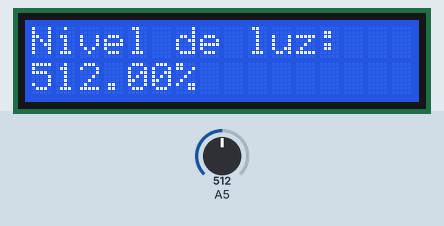
Bench run of a sketch on a simulated Arduino Uno, built with avr-gcc and run on an emulated ATmega328P. On the bench: 16×2 character LCD. The test bench sets the inputs (shaded band); at power-on: A5 = 512.

Above: at 1.2 s.
1.3 s: A5 set to 716
At 3.1 s:
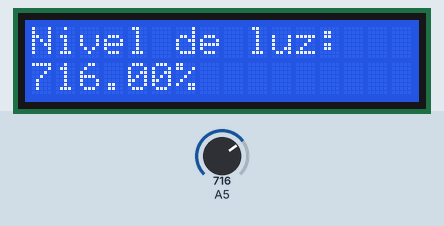
3.5 s: A5 set to 900
At 5.2 s:
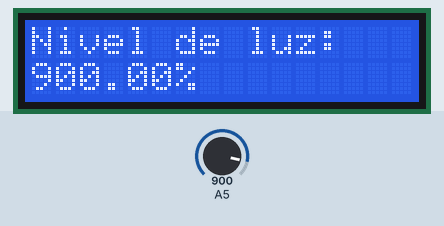
5.5 s: A5 set to 1023
At 7.2 s:
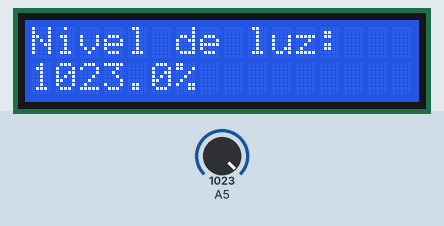
Timing chart, 0 to 8.7 s (numbered marks = the images above; inputs shaded):
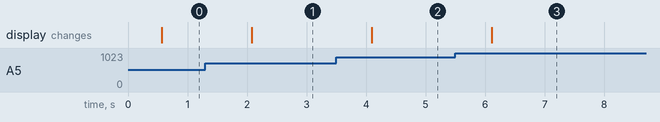

The sketch:

P10.2_arduinoblocks_-_pantalla_LCD_y_sensor_de_luz.ino
```cpp
#include <LiquidCrystal.h>

double luminosidad;
LiquidCrystal lcd(12,11,5,4,3,2);

void setup()
{


lcd.begin(16, 2);

	pinMode(A5, INPUT);

}


void loop()
{

  	luminosidad = analogRead(A5);
  	delay(500);
  	lcd.setCursor(0, 0);
  	lcd.print(String("Nivel de luz:"));
  	lcd.setCursor(0, 2);
  	lcd.print(luminosidad);
  	lcd.setCursor(6, 3);
  	lcd.print(String("%"));

}
```

Measured:
- after the input at 1.3 s, the display: changes after 0.78 s (image 1)
- after the input at 3.5 s, the display: changes after 0.59 s (image 2)
- after the input at 5.5 s, the display: changes after 0.61 s (image 3)
